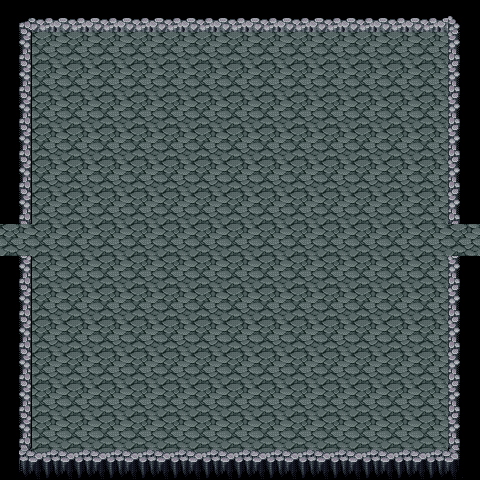

Below is a game level as drawn by its tile map, then a one-line description and the .tmx that defines it (tile-layer data replaced by summaries):
An orthogonal 15x15 tile map with 32x32 px tiles, 2 tile layers (background, collision) and 2 objects (2x door).

<map version="1.0" orientation="orthogonal" width="15" height="15" tilewidth="32" tileheight="32">
 <tileset firstgid="1" name="dungeon_tileset" tilewidth="32" tileheight="32">
  <image source="../images/dungeon_tileset.png" width="512" height="512" />
 </tileset>
 <layer name="background" width="15" height="15">
  <data>[225 cells, 225 non-empty, 1 distinct tile ids]</data>
 </layer>
 <layer name="collision" width="15" height="15">
  <properties>
   <property name="collision" value="true" />
  </properties>
  <data>[225 cells, 54 non-empty, 8 distinct tile ids]</data>
 </layer>
 <objectgroup name="objects" width="15" height="15">
  <object name="door_W" type="door" x="0" y="224" width="32" height="32">
   <properties>
    <property name="enter_door.direction" value="W" />
   </properties>
  </object>
  <object name="door_E" type="door" x="448" y="224" width="32" height="32">
   <properties>
    <property name="enter_door.direction" value="E" />
   </properties>
  </object>
 </objectgroup>
</map>
